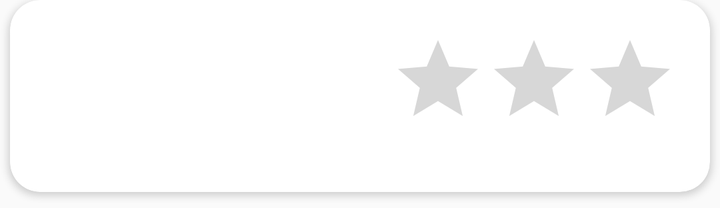
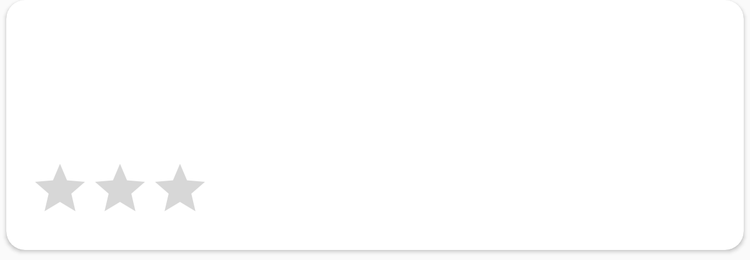

Compare how this app lays out the same screen by default and in its alternative resource folder. The renders come first, then the two layout files and the values they reference.
<!-- AndroidManifest.xml: application theme AppTheme -->
<!-- res/layout/card_site.xml -->
<?xml version="1.0" encoding="utf-8"?>
<android.support.v7.widget.CardView xmlns:android="http://schemas.android.com/apk/res/android"
    xmlns:app="http://schemas.android.com/apk/res-auto"
    android:layout_width="match_parent"
    android:layout_height="wrap_content"
    android:layout_centerHorizontal="true"
    android:layout_centerVertical="false"
    android:layout_gravity="center"
    android:layout_marginBottom="8dp"
    android:layout_marginLeft="5dp"
    android:layout_marginRight="5dp"
    android:elevation="24dp"
    android:foregroundGravity="center"
    android:padding="2dp"
    app:cardCornerRadius="15dp"
    app:layout_constraintWidth_max="500dp">

    <RelativeLayout
        android:layout_width="match_parent"
        android:layout_height="wrap_content"
        android:backgroundTint="@color/colorPrimaryDark"
        android:fadingEdge="horizontal|vertical"
        android:padding="16dp">

        <ImageView
            android:id="@+id/imageIcon"
            android:layout_width="64dp"
            android:layout_height="64dp"
            android:layout_alignParentStart="true"
            android:layout_alignParentTop="true"
            android:layout_marginEnd="16dp"
            android:contentDescription="@string/SiteImage" />

        <TextView
            android:id="@+id/siteTownland"
            android:layout_width="wrap_content"
            android:layout_height="wrap_content"
            android:layout_alignTop="@+id/imageIcon"
            android:layout_toEndOf="@+id/imageIcon"
            android:maxWidth="500dp"
            android:textColor="@color/cardview_dark_background"
            android:textSize="30sp" />

        <TextView
            android:id="@+id/siteDateVisited"
            android:layout_width="wrap_content"
            android:layout_height="wrap_content"
            android:layout_below="@+id/siteTownland"
            android:layout_toEndOf="@+id/imageIcon"
            android:maxWidth="500dp"
            android:textColor="@color/cardview_dark_background" />

        <RatingBar
            android:id="@+id/siteRating"
            android:layout_width="wrap_content"
            android:layout_height="wrap_content"
            android:layout_alignParentTop="true"
            android:layout_alignParentRight="true"
            android:layout_marginStart="528dp"
            android:numStars="3" />

    </RelativeLayout>

</android.support.v7.widget.CardView>
<!-- resources referenced by this layout -->
<resources>
  <color name="colorPrimaryDark">#27421F</color>
  <string name="SiteImage">Site Image</string>
  <style name="AppTheme" parent="Theme.AppCompat.Light.NoActionBar">
          
          <item name="colorPrimary">@color/colorPrimary</item>
          <item name="colorPrimaryDark">@color/colorPrimaryDark</item>
          <item name="colorAccent">@color/accent</item>
      </style>
  <color name="colorPrimary">#978ea0</color>
  <color name="accent">#4B8F41</color>
</resources>
<!-- res/layout-sw600dp/card_site.xml (the repository's variant of the layout above) -->
<!-- drawn on a 7-inch tablet held upright -->
<?xml version="1.0" encoding="utf-8"?>
<android.support.v7.widget.CardView xmlns:android="http://schemas.android.com/apk/res/android"
    xmlns:app="http://schemas.android.com/apk/res-auto"
    android:layout_width="match_parent"
    android:layout_height="wrap_content"
    android:layout_centerHorizontal="true"
    android:layout_centerVertical="false"
    android:layout_gravity="center"
    android:layout_marginBottom="8dp"
    android:layout_marginLeft="5dp"
    android:layout_marginRight="5dp"
    android:elevation="24dp"
    android:foregroundGravity="center"
    android:padding="2dp"
    app:cardCornerRadius="15dp"
    app:layout_constraintWidth_max="500dp">

    <RelativeLayout
        android:layout_width="match_parent"
        android:layout_height="400px"
        android:backgroundTint="@color/colorPrimaryDark"
        android:fadingEdge="horizontal|vertical"
        android:padding="16dp">

        <ImageView
            android:id="@+id/imageIcon"
            android:layout_width="64dp"
            android:layout_height="64dp"
            android:layout_alignParentStart="true"
            android:layout_alignParentTop="true"
            android:layout_marginEnd="16dp"
            android:contentDescription="@string/SiteImage" />

        <TextView
            android:id="@+id/siteTownland"
            android:layout_width="wrap_content"
            android:layout_height="wrap_content"
            android:layout_alignTop="@+id/imageIcon"
            android:layout_toEndOf="@+id/imageIcon"
            android:maxWidth="500dp"
            android:textColor="@color/cardview_dark_background"
            android:textSize="30sp" />

        <TextView
            android:id="@+id/siteDateVisited"
            android:layout_width="wrap_content"
            android:layout_height="wrap_content"
            android:layout_below="@+id/siteTownland"
            android:layout_toEndOf="@+id/imageIcon"
            android:maxWidth="500dp"
            android:textColor="@color/cardview_dark_background" />

        <RatingBar
            android:id="@+id/siteRating"
            android:layout_width="wrap_content"
            android:layout_height="wrap_content"
            android:layout_alignParentBottom="true"
            android:layout_alignParentEnd="true"
            android:layout_marginEnd="411dp"
            android:numStars="3" />

    </RelativeLayout>

</android.support.v7.widget.CardView>
